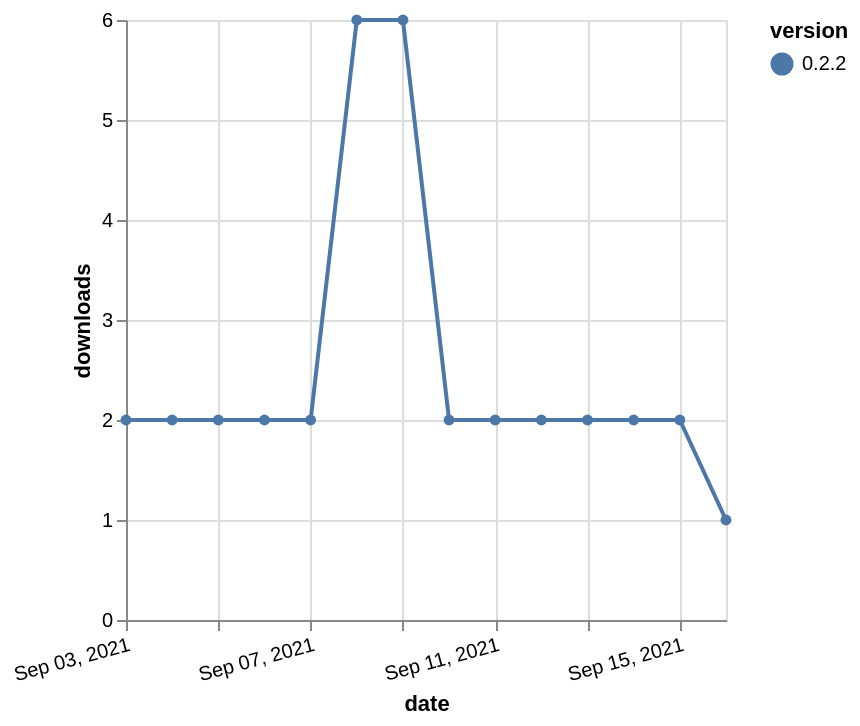

Express this chart as Vega-Lite.
### Vega-Lite specification from a JSON file in a GitHub repository (floating-point values rounded to 4 significant figures)
{"$schema": "https://vega.github.io/schema/vega-lite/v5.json", "description": "A simple bar chart with embedded data.", "data": {"values": [{"date": "2021-09-03", "total": 3052, "delta": 2, "version": "0.2.2"}, {"date": "2021-09-04", "total": 3054, "delta": 2, "version": "0.2.2"}, {"date": "2021-09-05", "total": 3056, "delta": 2, "version": "0.2.2"}, {"date": "2021-09-06", "total": 3058, "delta": 2, "version": "0.2.2"}, {"date": "2021-09-07", "total": 3060, "delta": 2, "version": "0.2.2"}, {"date": "2021-09-08", "total": 3066, "delta": 6, "version": "0.2.2"}, {"date": "2021-09-09", "total": 3072, "delta": 6, "version": "0.2.2"}, {"date": "2021-09-10", "total": 3074, "delta": 2, "version": "0.2.2"}, {"date": "2021-09-11", "total": 3076, "delta": 2, "version": "0.2.2"}, {"date": "2021-09-12", "total": 3078, "delta": 2, "version": "0.2.2"}, {"date": "2021-09-13", "total": 3080, "delta": 2, "version": "0.2.2"}, {"date": "2021-09-14", "total": 3082, "delta": 2, "version": "0.2.2"}, {"date": "2021-09-15", "total": 3084, "delta": 2, "version": "0.2.2"}, {"date": "2021-09-16", "total": 3085, "delta": 1, "version": "0.2.2"}]}, "width": "container", "mark": {"type": "line", "point": {"filled": true}}, "encoding": {"x": {"field": "date", "type": "temporal", "timeUnit": "yearmonthdate", "title": "date", "axis": {"labelAngle": -15}}, "y": {"field": "delta", "type": "quantitative", "title": "downloads"}, "color": {"field": "version", "type": "nominal"}, "tooltip": {"field": "delta"}}}
